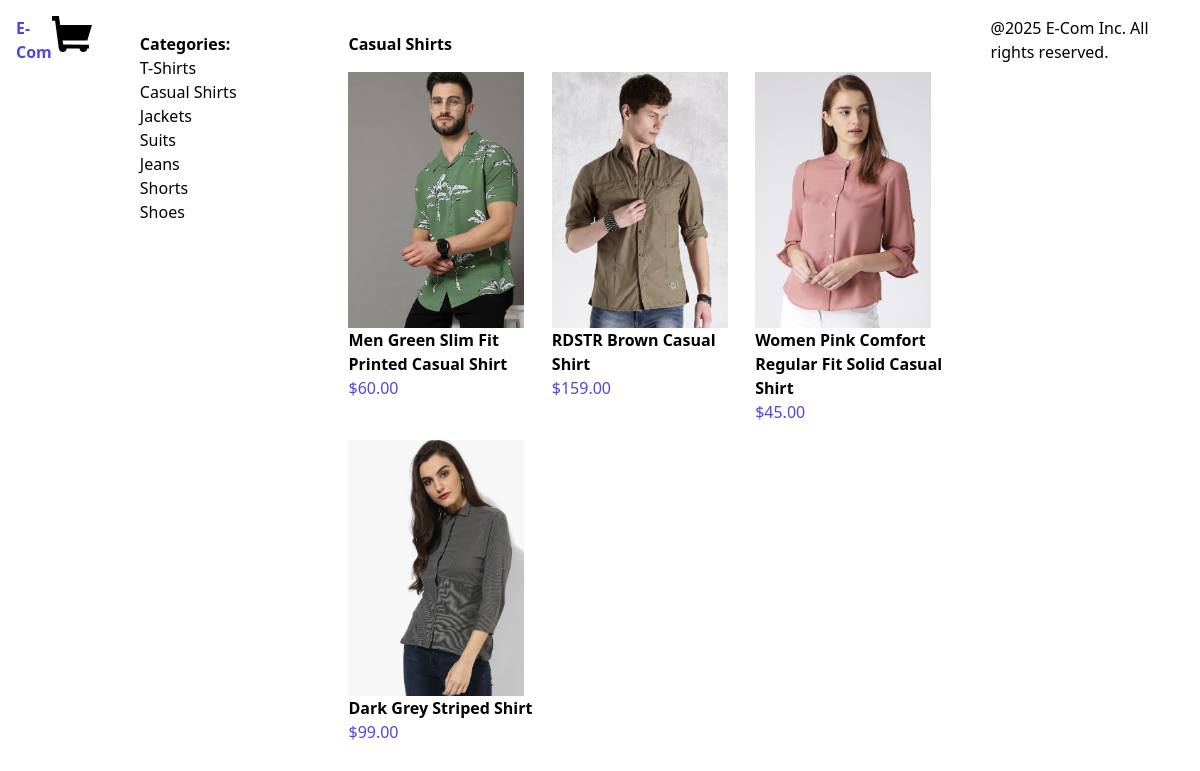
The page /casual-shirts/ on the database its author committed.
### products/models.py (models this page shows, shortened)
class Category(models.Model):
    name = models.CharField(max_length=250)
    slug = models.SlugField(unique=True)
    class Meta:
        verbose_name_plural = "categories"

class Product(models.Model):
    category = models.ForeignKey(Category, related_name='products', on_delete=models.CASCADE)
    name = models.CharField(max_length=250)
    slug = models.SlugField(max_length=250)
    description = models.TextField(blank=True)
    price = models.DecimalField(max_digits=10, decimal_places=2)
    available = models.BooleanField(default=True)
    created = models.DateTimeField(auto_now_add=True)
    updated = models.DateTimeField(auto_now=True)
    image = models.ImageField(upload_to='products', blank=True, null=True)

### products/views.py (the view)
# urls.py: path('', views.product_list, name='product_list'),
def product_list(request, category_slug=None):
    category = None
    products = Product.objects.filter(available=True)
    categories = Category.objects.all()
    if category_slug:
        category = get_object_or_404(Category, slug=category_slug)
        products = products.filter(category=category)
    return render(request, 'products/product/list.html', {
        'category':category,
        'products':products,
        'categories':categories,
    })

### products/templates/products/product/list.html (shortened to what this page needs)
{% extends "base.html" %}
{%block content%}
<div class="container mx-auto p-4 flex">
    <aside class="w-1/4 p-4">
        <h2 class="font-bold">Categories:</h2>
        <ul>
            {%for category in categories%}
            <li>
                <a href="{% url 'products:product_list_by_category' category.slug %}">{{category.name}}</a>
            </li>
            {%endfor%}
        </ul>
    </aside>
    <main class="w-3/4 p-4">
        {%if category%}
        <h2 class="font-bold mb-4">{{category.name}}</h2>
        {%else%}
        <h2 class="font-bold mb-4">All Products:</h2>
        {%endif%}
        <div class="grid grid-cols-3 gap-4">
            {% for product in products %}
            <a href="{% url 'products:product_detail' product.id product.slug %}">
            <div>
                {% if product.image %}
                <img src="{{product.image.url}}" alt={{product.name}} class="h-64 w-44 object-cover">
                {%else%}
                <p>The image is not available</p>
                {%endif%}
                <h3 class="font-semibold">{{product.name}}</h3>
                <p class="text-indigo-600">${{product.price}}</p>
            </div>
        </a>
            {%endfor%}
        </div>
    </main>
</div>
{%endblock%}

### rows shown on the page
Category: name "T-Shirts"
Category: name "Casual Shirts"
Category: name "Jackets"
Category: name "Suits"
Category: name "Jeans"
Category: name "Shorts"
Category: name "Shoes"
Product: image (picture), name "Men Green Slim Fit Printed Casual Shirt", price "60.00"
Product: image (picture), name "RDSTR Brown Casual Shirt", price "159.00"
Product: image (picture), name "Women Pink Comfort Regular Fit Solid Casual Shirt", price "45.00"
Product: image (picture), name "Dark Grey Striped Shirt", price "99.00"
